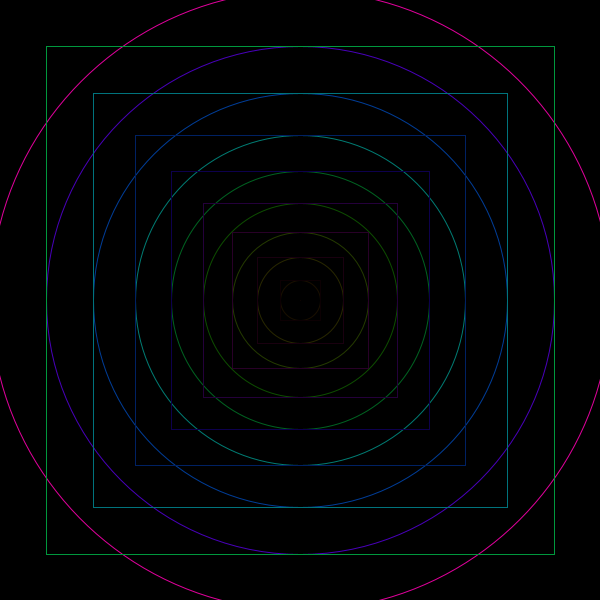
Frame 1 (no input)
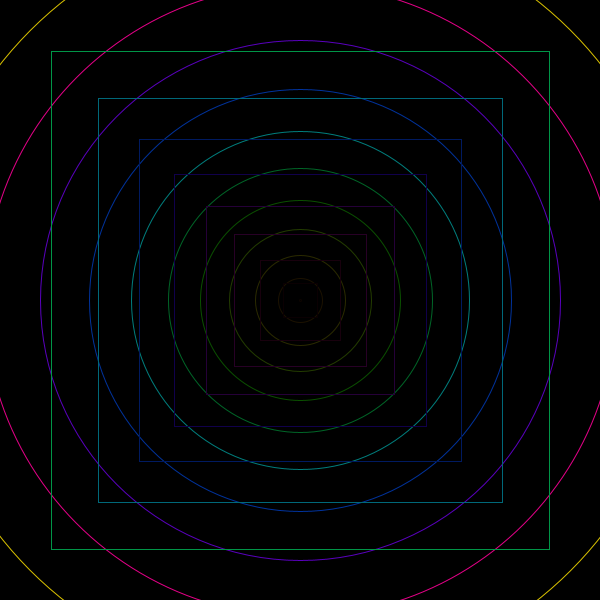
Frame 60 (the mouse pressed at the canvas centre just before this capture)
Frame 120 (the mouse held since frame 60 and released just before this capture): identical to frame 60, image omitted

The Processing sketch that drew these frames (run headless with seeded random() and noise(); from frame 60 on, the mouse is pressed at the canvas centre):

// Processing sketch: processing_103427
// ── processing_103427.pde

int count = 0;
int period = 100;
int vel = 10;
int rMax;

void setup()
{
  size(600, 600);
  rMax = (int)sqrt(width*width + height*height)/2;

  colorMode(HSB, rMax);
  //strokeWeight(4);
  noFill();
}

void draw()
{
  int r;
  double d;
  
  background(1, 1, 0);

  pushMatrix();
  translate(width/2, height/2);
  
  r=rMax;
  d=count;  
  while(r>0)
  {
    if(r>0 &&r<rMax)
      stroke(r,rMax,r);
    
    r = (int)(rMax*5*(  1.0/((d/rMax)+1) -0.2 ));
    
    ellipse(0, 0, r*2, r*2);
    
    d+=period;
  }
  
  r=rMax;
  d-=2*count;
  while(d>0)
  {
    d-=period;
    
    if(rMax-r>0 && rMax-r<rMax)
      stroke(rMax-r,rMax,r);
    //stroke(0,rMax,r);
    rect(-r, -r, r*2, r*2);
    
    r = (int)(rMax*5*(  1.0/((d/rMax)+1) -0.2 ));
  }
  
  popMatrix();

  count += vel;
  count %= period;
}
